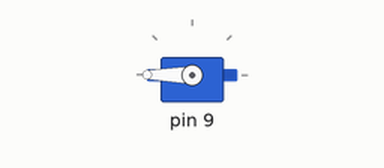
Recording of a sketch running on a simulated Arduino Uno, built with avr-gcc and run on an emulated ATmega328P. On the bench: servo.

Above: at 0.05 s.
Timing chart, 0 to 4.6 s (numbered marks = the images above):
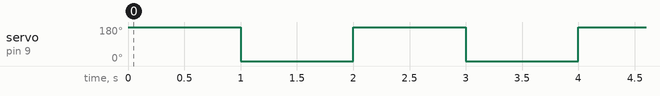

The sketch:

servo_test.ino
```cpp
#include <Servo.h>


class Servo_Interface {
public:

  void initServo(int pin) {
    servo.attach(pin);

    currentPos = 0;
  }

  // rotates to 180 degrees and pauses for delayIn ms
  void fullRotation(int delayIn) {
    servo.write(180);
    currentPos = 180;
    delay(delayIn);
    servo.write(0);

  }

  //resets servo position to zero in the quickest rotation direction
  void reset() {
      servo.write(0);
  }

  // moves servo to the desired position by specified direction and speed - unreliable with continuous servo
  void goToPosition(int pos) {
      servo.write(pos);
      currentPos = pos;
  }

private:
  Servo servo;
  int currentPos;
};

Servo_Interface si;

void setup() {

  si.initServo(9);
}

void loop() {

  si.fullRotation(1000);
  delay(1000);

}
```

Measured:
- by itself, servo on pin 9: alternates 180° for 1.0 s and 0° for 1.0 s
